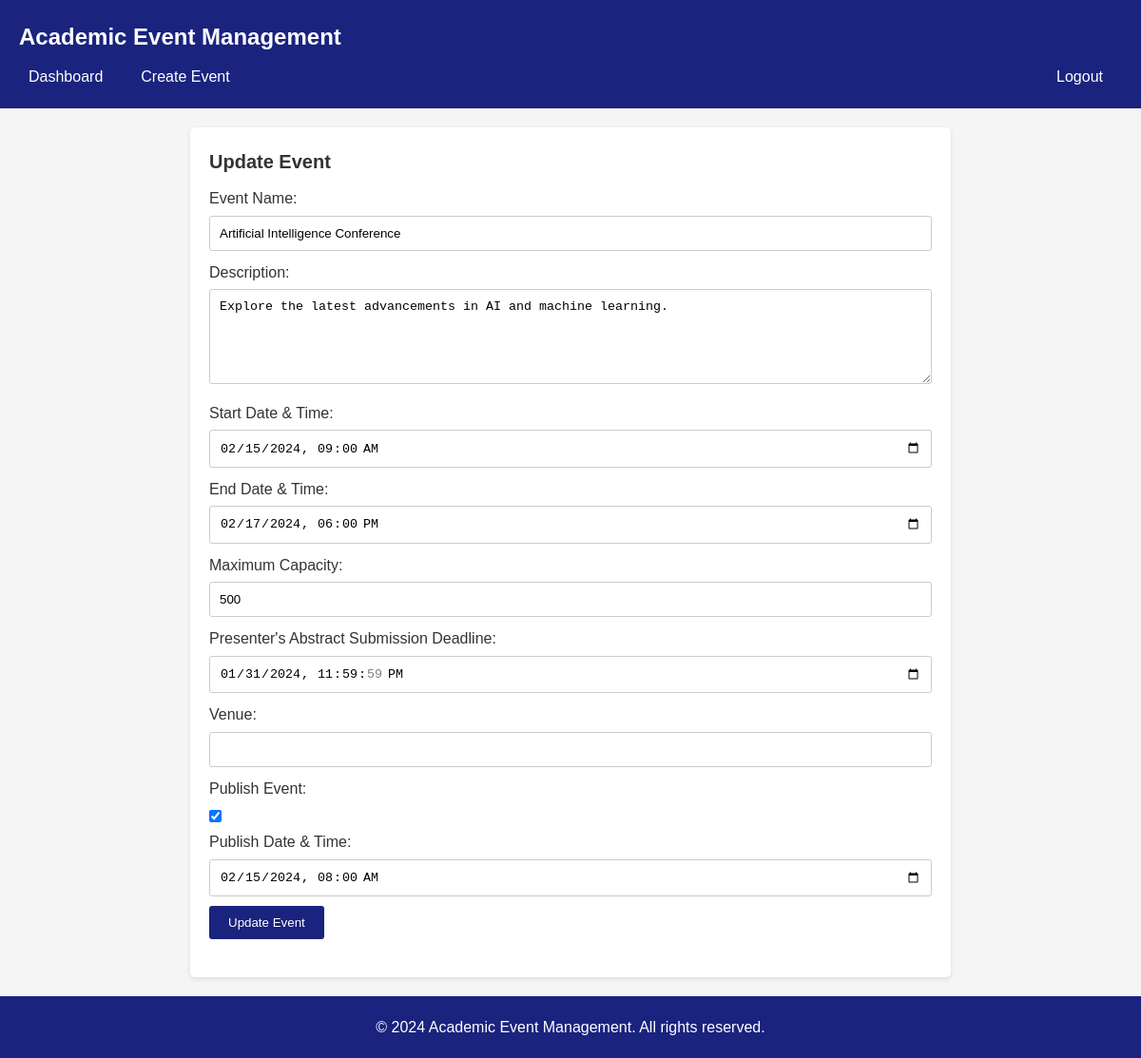
/event_update.php?event_id=1, run on the app's committed database.
### tables this page shows
CREATE TABLE IF NOT EXISTS `Event` (
    Event_ID INT PRIMARY KEY AUTO_INCREMENT,
    Event_Type_ID INT,
    Location_ID INT,
    U_ID INT,
    Start_Date_Time DATETIME,
    End_Date_Time DATETIME,
    Max_Capacity INT,
    Presenter_Deadline DATETIME,
    Event_Name VARCHAR(255),
    F_Date_Time DATETIME,
    Created_At DATETIME,
    Is_Published BOOLEAN,
    Description TEXT,
    Status ENUM('Open', 'Full', 'Cancelled') DEFAULT 'Open',
    FOREIGN KEY (Event_Type_ID) REFERENCES Event_Type(Event_Type_ID),
    FOREIGN KEY (Location_ID) REFERENCES Location(Location_ID),
    FOREIGN KEY (U_ID) REFERENCES U(U_ID)
);

### event_update.php (the view, shortened to what this page needs)
<?php
require_once 'db_connection.php';
if (isset($_GET["event_id"])) {
    $event_id = $_GET["event_id"];
    $sql = "SELECT * FROM `Event` WHERE Event_ID = $event_id";
    $result = $conn->query($sql);
    if ($result->num_rows == 1) {
        $row = $result->fetch_assoc();
        $event_name = $row["Event_Name"];
        $description = $row["Description"];
        $start_datetime = $row["Start_Date_Time"];
        $end_datetime = $row["End_Date_Time"];
        $max_capacity = $row["Max_Capacity"];
        $presenter_deadline = $row["Presenter_Deadline"];
        $venue = $row["Venue"];
        $is_published = $row["Is_Published"];
        $publish_datetime = $row["F_Date_Time"];
    } else {
        $error = "Event not found.";
    }
} else {
    $error = "Event ID not provided.";
}
?>
<!DOCTYPE html>
<html>
<head>
    <link rel="stylesheet" type="text/css" href="css/style.css">
</head>
<body>
    <header>
        <h1>Academic Event Management</h1>
            <nav class="navbar">
                <ul class="navbar-left">
                    <li><a href="dashboard.php">Dashboard</a></li>
                    <li><a href="create_event.php">Create Event</a></li>
                </ul>
                <ul class="navbar-right">
                    <li><a href="logout.php">Logout</a></li>
                </ul>
            </nav>
    </header>
    <main>
        <h2>Update Event</h2>
        <?php if (isset($event_id)) { ?>
            <form action="event_update.php" method="POST">
                <label for="event_name">Event Name:</label>
                <input type="text" id="event_name" name="event_name" value="<?php echo $event_name; ?>" required>
                <label for="description">Description:</label>
                <textarea id="description" name="description" required><?php echo $description; ?></textarea>
                <label for="start_datetime">Start Date & Time:</label>
                <input type="datetime-local" id="start_datetime" name="start_datetime" value="<?php echo $start_datetime; ?>" required>
                <label for="end_datetime">End Date & Time:</label>
                <input type="datetime-local" id="end_datetime" name="end_datetime" value="<?php echo $end_datetime; ?>" required>
                <label for="max_capacity">Maximum Capacity:</label>
                <input type="number" id="max_capacity" name="max_capacity" value="<?php echo $max_capacity; ?>" required>
                <label for="presenter_deadline">Presenter's Abstract Submission Deadline:</label>
                <input type="datetime-local" id="presenter_deadline" name="presenter_deadline" value="<?php echo $presenter_deadline; ?>" required>
                <label for="venue">Venue:</label>
                <input type="text" id="venue" name="venue" value="<?php echo $venue; ?>" required>
                <label for="is_published">Publish Event:</label>
                <input type="checkbox" id="is_published" name="is_published" <?php if ($is_published) echo "checked"; ?>>
                <label for="publish_datetime">Publish Date & Time:</label>
                <input type="datetime-local" id="publish_datetime" name="publish_datetime" value="<?php echo $publish_datetime; ?>">
                <button type="submit">Update Event</button>
            </form>
        <?php } ?>
    </main>
    <footer>
        <p>&copy; 2024 Academic Event Management. All rights reserved.</p>
    </footer>
</body>
</html>

### css/style.css (style rules this page uses)
* { margin: 0; padding: 0; box-sizing: border-box; }
body { font-family: Arial, sans-serif; background-color: #f5f5f5; color: #333; line-height: 1.6; }
header { background-color: #1a237e; color: #fff; padding: 20px; }
h1 { font-size: 24px; margin-bottom: 10px; }
.navbar { display: flex; justify-content: space-between; align-items: center; }
.navbar-left { display: flex; gap: 10px; }
.navbar-right { display: flex; gap: 10px; }
nav ul { list-style: none; }
nav ul li { display: inline-block; margin-right: 10px; }
nav ul li a { color: #fff; text-decoration: none; padding: 5px 10px; border-radius: 3px; transition: background-color 0.3s ease; }
main { max-width: 800px; margin: 20px auto; background-color: #fff; padding: 20px; border-radius: 5px; box-shadow: 0 2px 5px rgba(0, 0, 0, 0.1); }
h2 { font-size: 20px; margin-bottom: 10px; }
form { margin-bottom: 20px; }
label { display: block; margin-bottom: 5px; }
input[type="text"], input[type="email"], input[type="password"], input[type="tel"], input[type="number"], input[type="datetime-local"], textarea, select { width: 100%; padding: 10px; border: 1px solid #ccc; border-radius: 3px; margin-bottom: 10px; }
textarea { height: 100px; }
button { background-color: #1a237e; color: #fff; border: none; padding: 10px 20px; border-radius: 3px; cursor: pointer; transition: background-color 0.3s ease; }
footer { background-color: #1a237e; color: #fff; padding: 20px; text-align: center; }

### data on the page
event: event_name "Artificial Intelligence Conference", description "Explore the latest advancements in AI and machine learning.", start_datetime "02/15/2024 09:00", end_datetime "02/17/2024 18:00", max_capacity "500", presenter_deadline "01/31/2024 23:59:59", Is_Published "☑", publish_datetime "02/15/2024 08:00"
